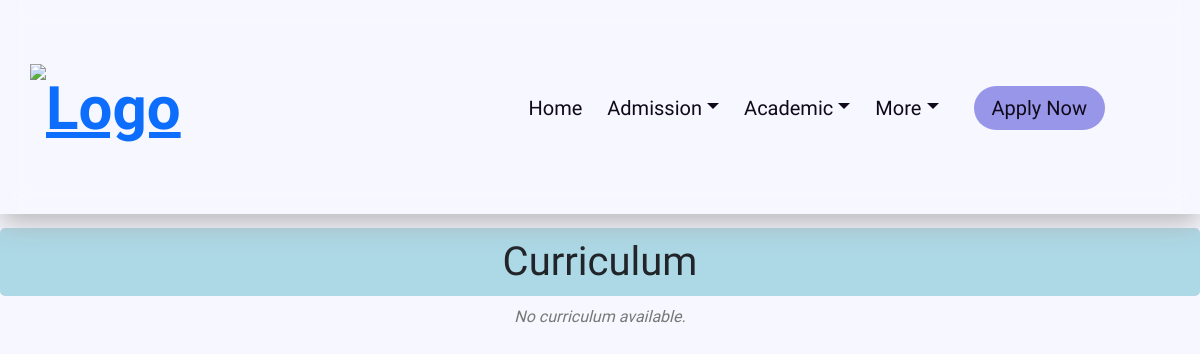
/aca/curriculum/, run on an earlier commit of the app's database.
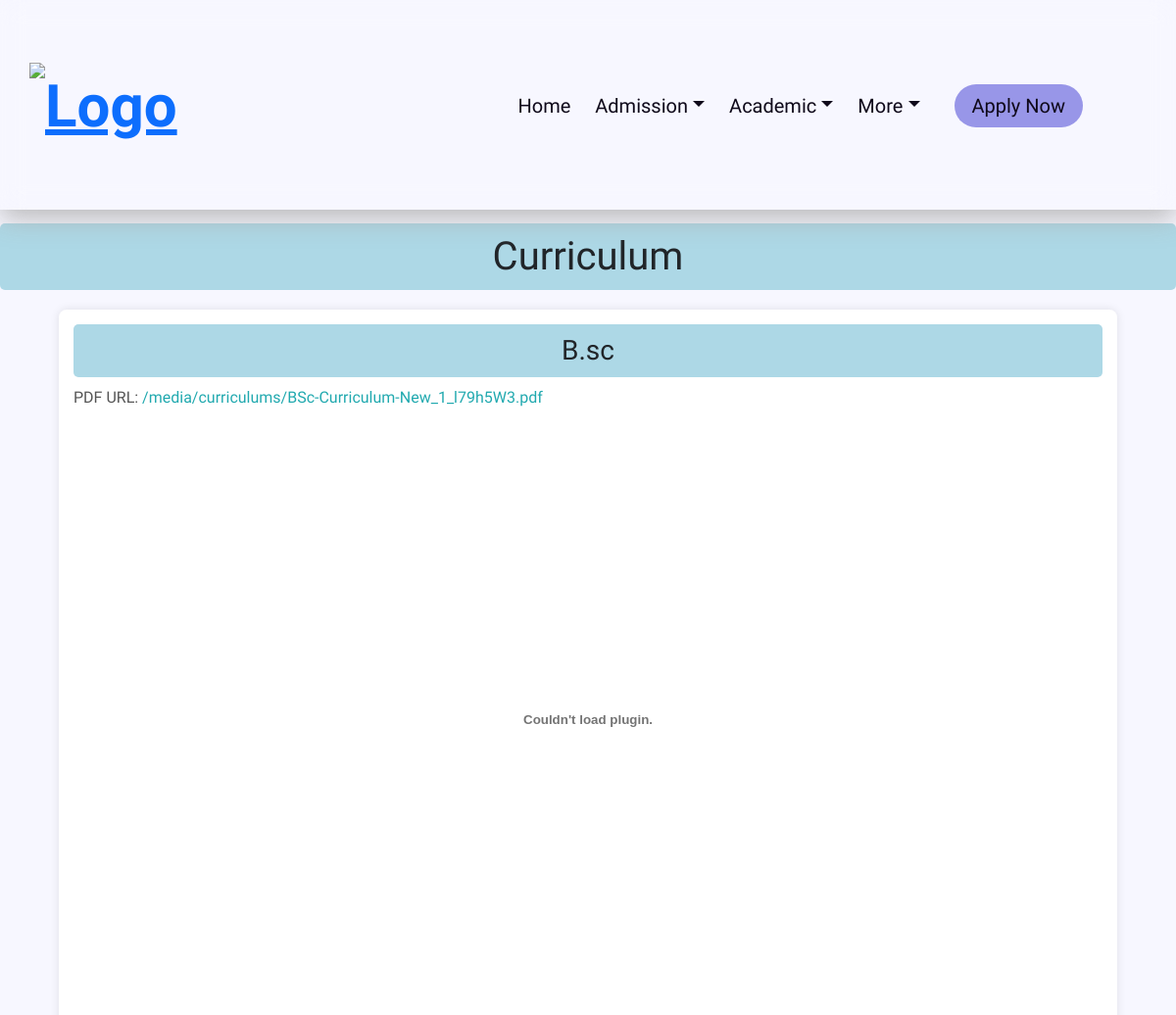
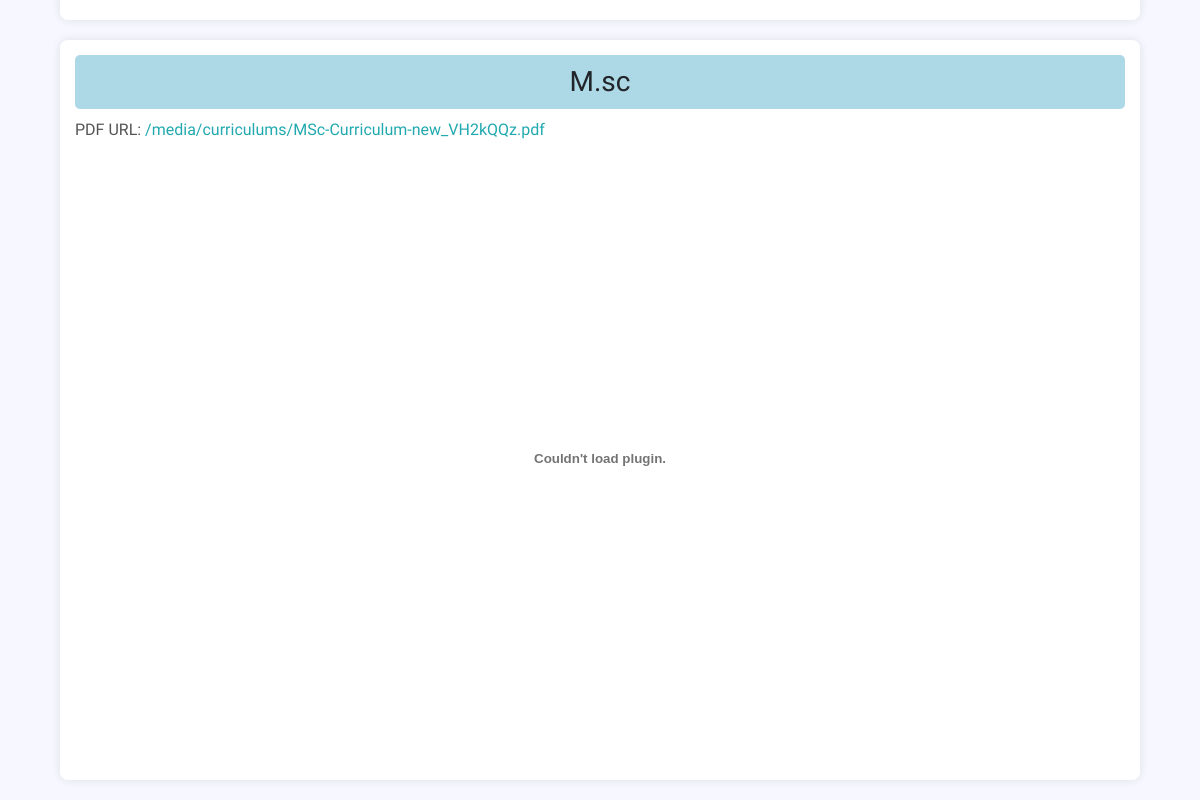
And on a later commit of the database (2 pictures, top to bottom).
### academics/models.py (models this page shows, shortened)
class Curriculum(models.Model):
    title = models.CharField(max_length=255)
    pdf_file = models.FileField(upload_to='curriculums/')

### academics/views.py (the view)
# urls.py: path('curriculum/', views.curriculum_view, name='curriculum'),
def curriculum_view(request):
    curriculums = Curriculum.objects.all()
    return render(request, 'curriculum.html', {
        'curriculums': curriculums,
    })

### templates/curriculum.html (shortened to what this page needs)
{% extends 'base.html' %}
{% load static %}
{% block content %}
    <h1>Curriculum</h1>
    {% if curriculums %}
        {% for curriculum in curriculums %}
            <div class="pdf-container">
                <h3>{{ curriculum.title }}</h3>
                <p>PDF URL: <a href="{{ curriculum.pdf_file.url }}" target="_blank">{{ curriculum.pdf_file.url }}</a></p>
                <embed src="{{ curriculum.pdf_file.url }}" type="application/pdf" width="100%" height="600px" />
            </div>
        {% endfor %}
    {% else %}
        <p class="no-results">No curriculum available.</p>
    {% endif %}
{% endblock %}

What changed in the data, as far as the page shows it:
added Curriculum: title "B.sc", pdf_file "/media/curriculums/BSc-Curriculum-New_1_l79h5W3.pdf"
added Curriculum: title "M.sc", pdf_file "/media/curriculums/MSc-Curriculum-new_VH2kQQz.pdf"
Also different on the page:
text no longer shown: "No curriculum available."
